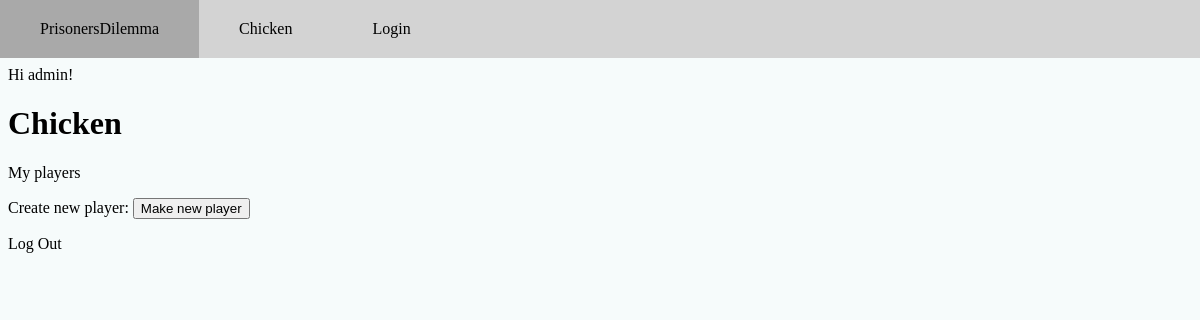
Page /games/gameHome/2 (signed in) on the earlier database version.
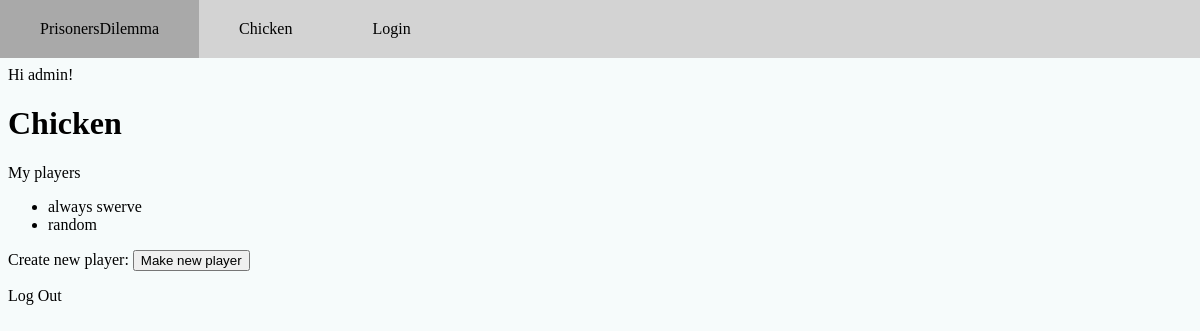
Same page on the later database version.
### games/models.py (models this page shows, shortened)
class Player(models.Model):
    name = models.TextField(max_length=100, default="default")
    user = models.ForeignKey(User, related_name="players", on_delete=models.CASCADE)
    strategy = models.TextField(default="default")
    points = models.IntegerField(default=0)
    rounds_played = models.IntegerField(default=0)
    points_per_round = models.FloatField(default=0)
    game = models.ForeignKey(Game, related_name= 'players', on_delete=models.CASCADE)

### games/views.py (the view)
# urls.py: path("gameHome/<int:game_id>", views.gameHome, name="gameHome")
def gameHome(request, game_id):
    players = request.user.players.filter(game=game_id)
    return render(request, "games/gameHome.html",
        {"game_id": game_id,
         "players": players,
         "game": Game.objects.get(pk=game_id)})

### games/templates/games/gameHome.html (shortened to what this page needs)
{% extends 'registration/loggedInBase.html' %}
{% block content %}
  Hi {{ user.username }}!
  <h1>{{game.name}}</h1>
  <p>My players</p>
  <ul>
    {% for player in players %}
      <li>
        <a href = {% url "games:playerDetail" player.id %}>{{player.name}}</a>
      </li>
    {% endfor %}
  </ul>
  <p>
    Create new player:
    <button>
      <a href={% url "games:createNewPlayer" game_id %}>Make new player</a>
    </button>
  </p>
  <p><a href="{% url 'logout' %}">Log Out</a></p>
{% endblock %}

Differences in the rows shown:
added Player: name "always swerve"
added Player: name "random"
